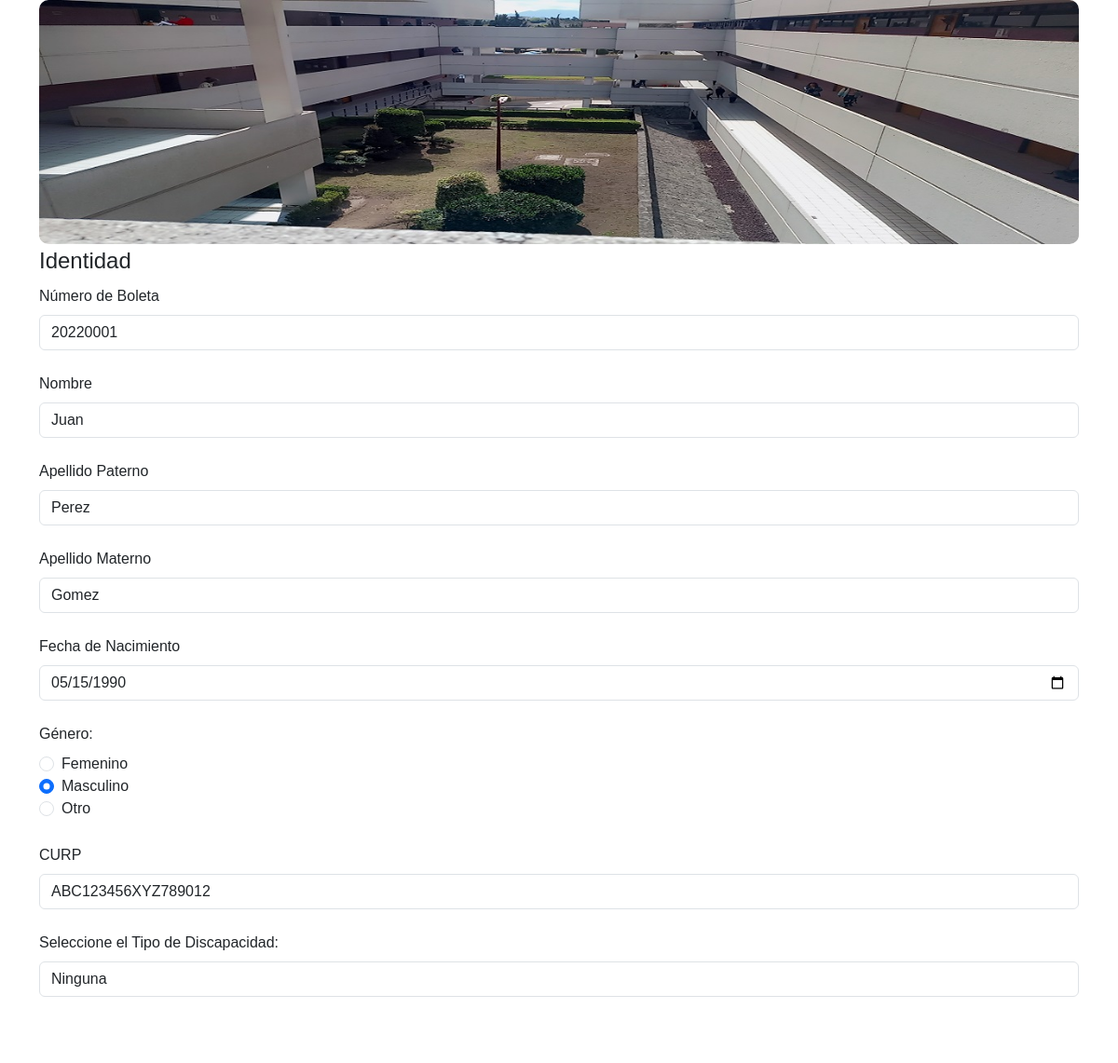
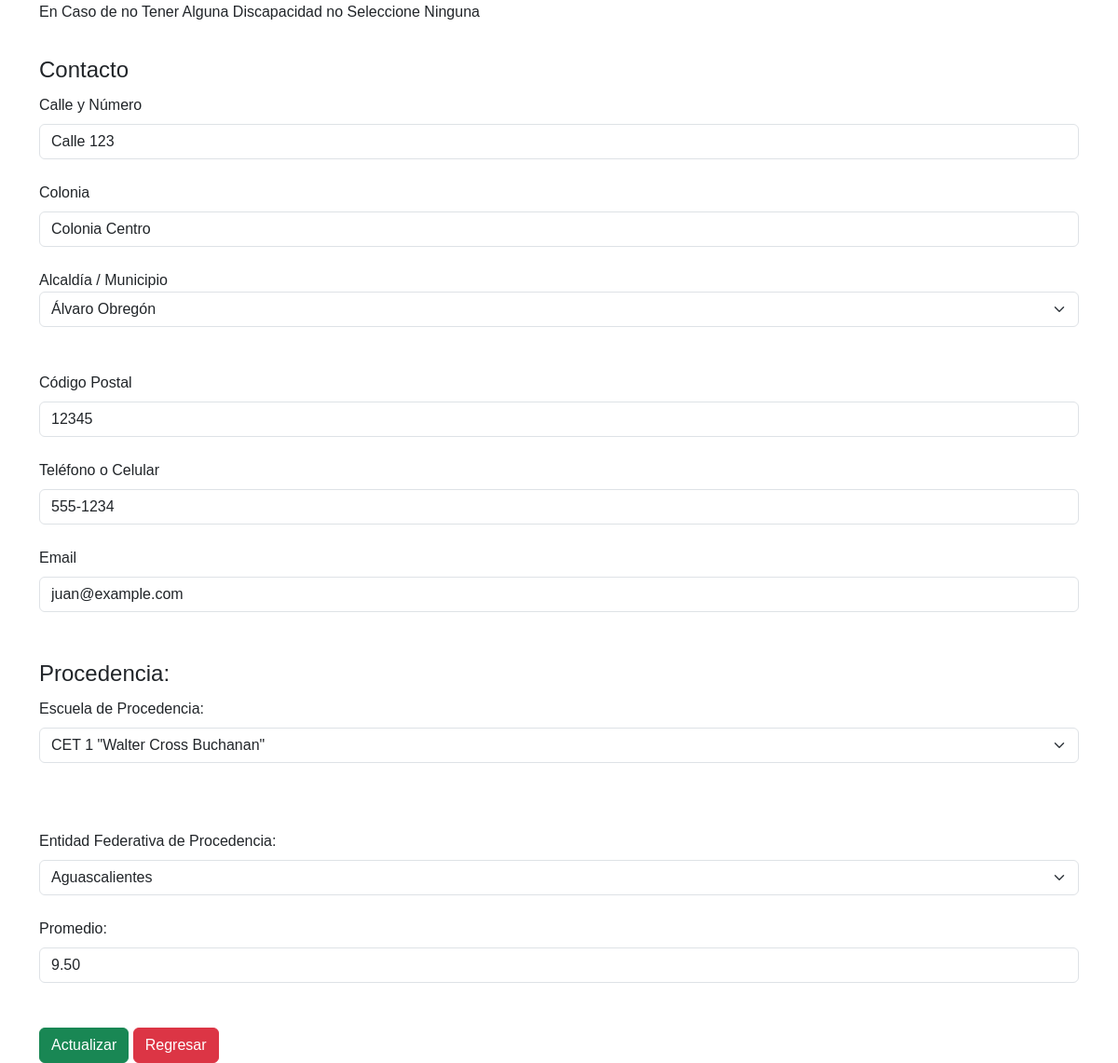
Page /crud/update.php?boleta=20220001 on the committed database (2 pictures, top to bottom).
### tables this page shows
CREATE TABLE `estudiantes` (
  `curp` varchar(18) NOT NULL,
  `boleta` varchar(255) DEFAULT NULL,
  `nombre` varchar(255) DEFAULT NULL,
  `apellidoP` varchar(255) DEFAULT NULL,
  `apellidoM` varchar(255) DEFAULT NULL,
  `fecha` date DEFAULT NULL,
  `genero` varchar(10) DEFAULT NULL,
  `discapacidad` varchar(255) DEFAULT NULL,
  `otraDiscapacidad` varchar(255) DEFAULT NULL,
  `calle` varchar(255) DEFAULT NULL,
  `col` varchar(255) DEFAULT NULL,
  `delegacion` varchar(255) DEFAULT NULL,
  `otroMunicipio` varchar(255) DEFAULT NULL,
  `cp` varchar(10) DEFAULT NULL,
  `tel` varchar(15) DEFAULT NULL,
  `email` varchar(255) DEFAULT NULL,
  `escuelaDeProcedencia` varchar(255) DEFAULT NULL,
  `otraEscuela` varchar(255) DEFAULT NULL,
  `estado` varchar(255) DEFAULT NULL,
  `promedio` decimal(4,2) DEFAULT NULL,
  `opcion` varchar(255) DEFAULT NULL,
  `dia_asignado` varchar(100) NOT NULL,
  `salon_asignado` varchar(50) NOT NULL,
  `hora_asignado` varchar(100) NOT NULL
);

### crud/update.php (the view, shortened to what this page needs)
<?php
include("../conexion/conexion.php");
?>
<!DOCTYPE html>
<html>
<head>
    <link href="https://cdn.jsdelivr.net/npm/bootstrap@5.3.2/dist/css/bootstrap.min.css" rel="stylesheet">
    <link rel="stylesheet" href="https://cdn.jsdelivr.net/npm/bootstrap-icons@1.11.2/font/bootstrap-icons.min.css">
    <link rel="stylesheet" type="text/css" href="../css/estilo2.css">
</head>
<body>
    <?php
    if(isset($_POST['enviar'])){
        $boleta = $_POST['boleta'];
        $nombre = $_POST['nombre'];
        $apellidoP = $_POST['apellidoP'];
        $apellidoM = $_POST['apellidoM'];
        $fecha = $_POST['fecha'];
        $genero = $_POST['genero'];
        $curp = $_POST['curp'];
        $discapacidad = $_POST['discapacidad'];
        $otraDiscapacidad = $_POST['otraDiscapacidad'];
        $calle = $_POST['calle'];
        $col = $_POST['col'];
        $delegacion = $_POST['delegacion'];
        $otroMunicipio = $_POST['otroMunicipio'];
        $cp = $_POST['cp'];
        $tel = $_POST['tel'];
        $email = $_POST['inputEmail3'];
        $escuelaDeProcedencia = $_POST['escuela_de_procedencias'];
        $otraEscuela = $_POST['otraEscuela'];
        $estado = $_POST['Estado'];
        $promedio = $_POST['Promedio'];
        $sql = "update estudiantes set
        curp = '".$curp."',
        boleta = '".$boleta."',
        nombre = '".$nombre."',
        apellidoP = '".$apellidoP."',
        apellidoM = '".$apellidoM."',
        fecha = '".$fecha."',
        genero = '".$genero."',
        discapacidad = '".$discapacidad."',
        otraDiscapacidad = '".$otraDiscapacidad."',
        calle = '".$calle."',
        col = '".$col."',
        otroMunicipio = '".$otroMunicipio."',
        delegacion = '".$delegacion."',
        cp = '".$cp."',
        tel = '".$tel."',
        email = '".$email."',
        escuelaDeProcedencia = '".$escuelaDeProcedencia."',
        otraEscuela = '".$otraEscuela."',
        estado = '".$estado."',
        promedio = '".$promedio."' where curp = '".$curp."' ";
        $resultado = mysqli_query($conexion, $sql);
		if ($resultado) {
		    echo "<script language='JavaScript'>
		            alert('Los datos se actualizaron correctamente');
		            location.assign('CRUD.php');
		          </script>";
		} else {
		    echo "<script language='JavaScript'>
		            alert('Los datos NO se actualizaron correctamente');
		            location.assign('CRUD.php');
		          </script>";
		}
        mysqli_close($conexion);
    } else {
        $boleta = $_GET['boleta'];
        $sql = "SELECT * FROM estudiantes WHERE boleta = '".$boleta."'";
        $resultado = mysqli_query($conexion, $sql);
        $fila = mysqli_fetch_assoc($resultado);
        $nombre = $fila['nombre'];
        $apellidoP = $fila['apellidoP'];
        $apellidoM = $fila['apellidoM'];
        $fecha = $fila['fecha'];
        $genero = $fila['genero'];
        $curp = $fila['curp'];
        $discapacidad = $fila['discapacidad'];
        $otraDiscapacidad = $fila['otraDiscapacidad'];
        $calle = $fila['calle'];
        $col = $fila['col'];
        $delegacion = $fila['delegacion'];
        $otroMunicipio = $fila['otroMunicipio'];
        $cp = $fila['cp'];
        $tel = $fila['tel'];
        $email = $fila['email'];
        $escuelaDeProcedencia = $fila['escuelaDeProcedencia'];
        $estado = $fila['estado'];
        $promedio = $fila['promedio'];
    ?>
    <div class="container">
    	<img class="img-fluid" src="../img/update.jpg">
    </div>
    <div class="container">
        <form action="<?=$_SERVER['PHP_SELF'] ?>" method="post" onchange="mostrarOcultarCampoA()">
            <fieldset>
            	<legend>Identidad</legend>
	            <label for="boleta" class="form-label">Número de Boleta</label>
	            <input type="text" class="form-control" name="boleta" id="boleta" maxlength="10" value="<?php echo $boleta; ?>"><br>
	            <label for="nombre" class="form-label">Nombre</label>
	            <input type="text" class="form-control" name="nombre" id="nombre" maxlength="50" value="<?php echo $nombre; ?>"><br>
	            <label for="apellidoP" class="form-label">Apellido Paterno</label>
	            <input type="text" class="form-control" name="apellidoP" id="apellidoP" maxlength="50" value="<?php echo $apellidoP; ?>"><br>
	            <label for="apellidoM" class="form-label">Apellido Materno</label>
	            <input type="text" class="form-control" name="apellidoM" id="apellidoM" maxlength="50" value="<?php echo $apellidoM; ?>"><br>
	            <label for="fecha" class="form-label">Fecha de Nacimiento</label>
	            <input type="date" class="form-control" name="fecha" id="fecha" min="1950-01-01" max="2005-12-31" value="<?php echo $fecha; ?>"><br>
	            <label for="genero" class="form-label">Género:</label><br>
				<div class="form-check">
				    <input type="radio" class="form-check-input" name="genero" id="genero1" value="Femenino" <?php echo ($genero === 'Femenino') ? 'checked' : ''; ?>>Femenino<br>
				    <input type="radio" class="form-check-input" name="genero" id="genero2" value="Masculino" <?php echo ($genero === 'Masculino') ? 'checked' : ''; ?>>Masculino<br>
				    <input type="radio" class="form-check-input" name="genero" id="genero3" value="Otro" <?php echo ($genero === 'Otro') ? 'checked' : ''; ?>>Otro<br><br>
				</div>
	            <label for="curp" class="form-label">CURP</label>
	            <input type="text" class="form-control" name="curp" id="curp" maxlength="18" value="<?php echo $curp; ?>"><br>
	            <label for="tipoDiscapacidad" class="form-label">Seleccione el Tipo de Discapacidad:</label>
				<input type="text" class="form-control" name="discapacidad" value="<?php echo $discapacidad;?>">
				<br>
				<input type="text" class="form-control" id="otraDiscapacidad" name="otraDiscapacidad" placeholder="Especifique otra discapacidad" value="<?php echo $otraDiscapacidad;?>"><br><br>
				<label class="form-label">En Caso de no Tener Alguna Discapacidad no Seleccione Ninguna</label><br>
            </fieldset><br>
            <fieldset>
            	<legend>Contacto</legend>
                <label for="calle" class = "form-label">Calle y Número</label>
                <input type="text" class = "form-control" id="calle" name="calle" value="<?php echo $calle;?>"><br>
                <label for="col" class = "form-label">Colonia</label>
                <input type="text" class = "form-control" id="col" name="col" value="<?php echo $col;?>"><br>
                <label for="alc">Alcaldía / Municipio</label><br>
				<select name="delegacion" id="delegacion" class="form-select" aria-label="Default select example" onchange="mostrarOcultarCampoC()">
				    <option value="Álvaro Obregón" <?php echo ($delegacion == 'Álvaro Obregón') ? 'selected' : ''; ?>>Álvaro Obregón</option>
				</select><br>
				<input type="text" class = "form-control" id="otroMunicipio" name="otroMunicipio" placeholder="Especifique el municipio de procedencia" value="<?php echo $otroMunicipio;?>"><br>
				<label for="cp" class="form-label">Código Postal</label>
                <input type="text" class="form-control" id="cp" name="cp" maxlength="5" value="<?php echo $cp; ?>"><br>
                <label for="tel" class="form-label">Teléfono o Celular</label>
                <input type="tel" class="form-control" id="tel" name="tel" value="<?php echo $tel; ?>"><br>
                <label for="inputEmail3" class="form-label">Email</label>
                <input type="email" class="form-control" id="inputEmail3" name = "inputEmail3" value="<?php echo $email;?>"><br>
            </fieldset><br>
            <fieldset>
            	<legend>Procedencia: </legend>
                    <label for="escuela_de_procedencias" class="form-label">Escuela de Procedencia:</label>
					<select name="escuela_de_procedencias" id="escuela_de_procedencias" class="form-select" onchange="mostrarOcultarCampoB()">
					    <option value="CET 1 Walter Cross Buchanan" <?php echo ($escuelaDeProcedencia == 'CET 1 Walter Cross Buchanan') ? 'selected' : ''; ?>>CET 1 "Walter Cross Buchanan"</option>
					</select>
                    <br>
                    <br>
                    <br>
                <label for="Estado" class="form-label">Entidad Federativa de Procedencia:</label>
				<select name="Estado" id="Estado" class="form-select">
				    <option value="Aguascalientes" <?php echo ($estado == 'Aguascalientes') ? 'selected' : ''; ?>>Aguascalientes</option>
				</select><br>
                <label for="Promedio" class="form-label">Promedio:</label>
                <input type="text" class="form-control" name="Promedio" id="Promedio" min="6.0" max="10" step="0.01" maxlength="5" value="<?php echo $promedio; ?>"><br>
                <br>
            </fieldset>
            <input type="submit" name="enviar" class="btn btn-success" value="Actualizar">
	        <a href="CRUD.php" class="btn btn-danger">Regresar</a>
        </form>
    </div>
    <?php
    }
    ?>
</body>
</html>

### css/estilo2.css (style rules this page uses)
* { font-family: Arial, Helvetica, sans-serif; }
.img-fluid { width: 100%; height: auto; border-radius: 10px; }

### rows in the picture
estudiantes: nombre "Juan", apellidoP "Perez", apellidoM "Gomez", fecha "05/15/1990", genero "☑", curp "ABC123456XYZ789012", discapacidad "Ninguna", calle "Calle 123", col "Colonia Centro", delegacion "Álvaro Obregón", cp "12345", tel "555-1234", inputEmail3 "juan@example.com", escuela_de_procedencias "CET 1 \"Walter Cross Buchanan\"", Estado "Aguascalientes", Promedio "9.50"
